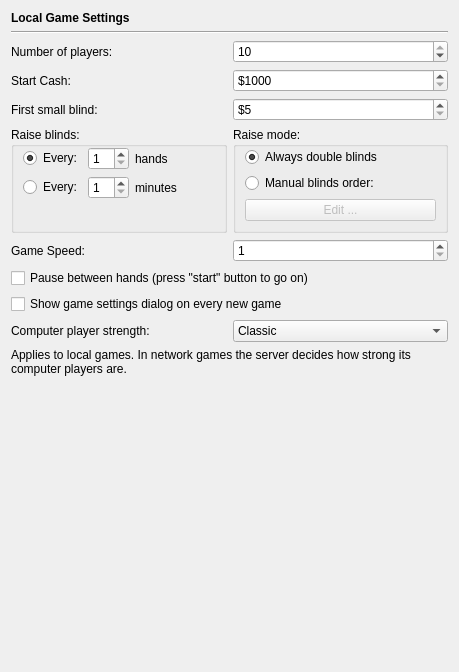
       <widget class="QWidget" name="page_2">
        <layout class="QVBoxLayout">
         <item>
          <widget class="QLabel" name="label_5">
           <property name="styleSheet">
            <string notr="true">QLabel { font-weight: bold;  }</string>
           </property>
           <property name="text">
            <string>Local Game Settings</string>
           </property>
          </widget>
         </item>
         <item>
          <widget class="Line" name="line_3">
           <property name="orientation">
            <enum>Qt::Horizontal</enum>
           </property>
          </widget>
         </item>
         <item>
          <layout class="QHBoxLayout">
           <item>
            <widget class="QLabel" name="label_4">
             <property name="text">
              <string>Number of players:</string>
             </property>
             <property name="buddy">
              <cstring>spinBox_quantityPlayers</cstring>
             </property>
            </widget>
           </item>
           <item>
            <widget class="QSpinBox" name="spinBox_quantityPlayers">
             <property name="minimum">
              <number>2</number>
             </property>
             <property name="maximum">
              <number>10</number>
             </property>
             <property name="value">
              <number>10</number>
             </property>
            </widget>
           </item>
          </layout>
         </item>
         <item>
          <layout class="QHBoxLayout">
           <item>
            <widget class="QLabel" name="label_2">
             <property name="text">
              <string>Start Cash:</string>
             </property>
             <property name="buddy">
              <cstring>spinBox_startCash</cstring>
             </property>
            </widget>
           </item>
           <item>
            <widget class="QSpinBox" name="spinBox_startCash">
             <property name="prefix">
              <string>$</string>
             </property>
             <property name="minimum">
              <number>1000</number>
             </property>
             <property name="maximum">
              <number>1000000</number>
             </property>
             <property name="singleStep">
              <number>50</number>
             </property>
            </widget>
           </item>
          </layout>
         </item>
         <item>
          <layout class="QHBoxLayout">
           <item>
            <widget class="QLabel" name="label_3">
             <property name="text">
              <string>First small blind:</string>
             </property>
             <property name="buddy">
              <cstring>spinBox_firstSmallBlind</cstring>
             </property>
            </widget>
           </item>
           <item>
            <widget class="QSpinBox" name="spinBox_firstSmallBlind">
             <property name="prefix">
              <string>$</string>
             </property>
             <property name="minimum">
              <number>5</number>
             </property>
             <property name="maximum">
              <number>20000</number>
             </property>
            </widget>
           </item>
          </layout>
         </item>
         <item>
          <layout class="QHBoxLayout">
           <item>
            <widget class="QGroupBox" name="groupBox_6">
             <property name="title">
              <string>Raise blinds:</string>
             </property>
             <layout class="QGridLayout">
              <property name="leftMargin">
               <number>9</number>
              </property>
              <property name="topMargin">
               <number>0</number>
              </property>
              <property name="bottomMargin">
               <number>9</number>
              </property>
              <item row="0" column="0">
               <widget class="QRadioButton" name="radioButton_raiseBlindsAtHands">
                <property name="text">
                 <string>Every:</string>
                </property>
                <property name="checked">
                 <bool>true</bool>
                </property>
               </widget>
              </item>
              <item row="0" column="1">
               <widget class="QSpinBox" name="spinBox_raiseSmallBlindEveryHands">
                <property name="minimum">
                 <number>1</number>
                </property>
               </widget>
              </item>
              <item row="0" column="2">
               <widget class="QLabel" name="label_47">
                <property name="sizePolicy">
                 <sizepolicy hsizetype="Expanding" vsizetype="Preferred">
                  <horstretch>0</horstretch>
                  <verstretch>0</verstretch>
                 </sizepolicy>
                </property>
                <property name="text">
                 <string>hands</string>
                </property>
               </widget>
              </item>
              <item row="1" column="0">
               <widget class="QRadioButton" name="radioButton_raiseBlindsAtMinutes">
                <property name="text">
                 <string>Every:</string>
                </property>
               </widget>
              </item>
              <item row="1" column="1">
               <widget class="QSpinBox" name="spinBox_raiseSmallBlindEveryMinutes">
                <property name="minimum">
                 <number>1</number>
                </property>
               </widget>
              </item>
              <item row="1" column="2">
               <widget class="QLabel" name="label_50">
                <property name="sizePolicy">
                 <sizepolicy hsizetype="Expanding" vsizetype="Preferred">
                  <horstretch>0</horstretch>
                  <verstretch>0</verstretch>
                 </sizepolicy>
                </property>
                <property name="text">
                 <string>minutes</string>
                </property>
               </widget>
              </item>
              <item row="2" column="1">
               <spacer>
                <property name="orientation">
                 <enum>Qt::Vertical</enum>
                </property>
                <property name="sizeHint" stdset="0">
                 <size>
                  <width>20</width>
                  <height>5</height>
                 </size>
                </property>
               </spacer>
              </item>
             </layout>
            </widget>
           </item>
           <item>
            <widget class="QGroupBox" name="groupBox_7">
             <property name="sizePolicy">
              <sizepolicy hsizetype="Expanding" vsizetype="Preferred">
               <horstretch>0</horstretch>
               <verstretch>0</verstretch>
              </sizepolicy>
             </property>
             <property name="title">
              <string>Raise mode:</string>
             </property>
             <layout class="QGridLayout">
              <property name="topMargin">
               <number>0</number>
              </property>
              <item row="0" column="0">
               <widget class="QRadioButton" name="radioButton_alwaysDoubleBlinds">
                <property name="text">
                 <string>Always double blinds</string>
                </property>
                <property name="checked">
                 <bool>true</bool>
                </property>
               </widget>
              </item>
              <item row="1" column="0">
               <widget class="QRadioButton" name="radioButton_manualBlindsOrder">
                <property name="text">
                 <string>Manual blinds order:</string>
                </property>
               </widget>
              </item>
              <item row="2" column="0">
               <widget class="QPushButton" name="pushButton_editManualBlindsOrder">
                <property name="enabled">
                 <bool>false</bool>
                </property>
                <property name="text">
                 <string>Edit ...</string>
                </property>
               </widget>
              </item>
             </layout>
            </widget>
           </item>
          </layout>
         </item>
         <item>
          <layout class="QHBoxLayout">
           <item>
            <widget class="QLabel" name="label">
             <property name="text">
              <string>Game Speed:</string>
             </property>
             <property name="buddy">
              <cstring>spinBox_gameSpeed</cstring>
             </property>
            </widget>
           </item>
           <item>
            <widget class="QSpinBox" name="spinBox_gameSpeed">
             <property name="minimum">
              <number>1</number>
             </property>
             <property name="maximum">
              <number>11</number>
             </property>
             <property name="singleStep">
              <number>1</number>
             </property>
            </widget>
           </item>
          </layout>
         </item>
         <item>
          <widget class="QCheckBox" name="checkBox_pauseBetweenHands">
           <property name="text">
            <string>Pause between hands (press &quot;start&quot; button to go on)</string>
           </property>
          </widget>
         </item>
         <item>
          <widget class="QCheckBox" name="checkBox_showGameSettingsDialogOnNewGame">
           <property name="text">
            <string>Show game settings dialog on every new game</string>
           </property>
          </widget>
         </item>
         <item>
          <layout class="QHBoxLayout">
           <item>
            <widget class="QLabel" name="label_botStrength">
             <property name="text">
              <string>Computer player strength:</string>
             </property>
             <property name="buddy">
              <cstring>comboBox_botStrength</cstring>
             </property>
            </widget>
           </item>
           <item>
            <widget class="QComboBox" name="comboBox_botStrength">
             <item>
              <property name="text">
               <string>Classic</string>
              </property>
             </item>
             <item>
              <property name="text">
               <string>Strong</string>
              </property>
             </item>
            </widget>
           </item>
          </layout>
         </item>
         <item>
          <widget class="QLabel" name="label_botStrengthHint">
           <property name="text">
            <string>Applies to local games. In network games the server decides how strong its computer players are.</string>
           </property>
           <property name="wordWrap">
            <bool>true</bool>
           </property>
          </widget>
         </item>
         <item>
          <spacer>
           <property name="orientation">
            <enum>Qt::Vertical</enum>
           </property>
           <property name="sizeHint" stdset="0">
            <size>
             <width>437</width>
             <height>285</height>
            </size>
           </property>
          </spacer>
         </item>
        </layout>
       </widget>
